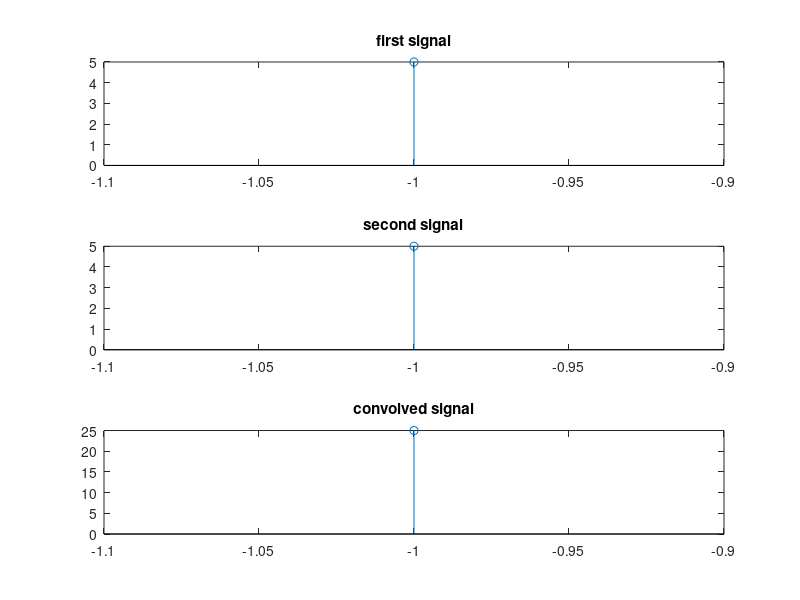

Here is the MATLAB script that generated this plot:
clc;
clear all;
close all;
x=input('First sequence ');
y=input('Second sequence');
m=length(x);
n=length(y);
t1=-m:-1
t2=-n:-1
a=m+n-1;
t3=1-m-n:-1
X1=[x,zeros(1,n)];
X2=[y,zeros(1,m)];
for i=1:a
    Y(i)=0;
    for j=1:i
        Y(i)=Y(i)+X1(j)*X2(i-j+1)
        
    end;
    
end;
figure('name','MATLAB\Pratyush\conv_without_function_noncausal');
subplot(3,1,1);
stem(t1,x);
title('first signal');
subplot(3,1,2);
stem(t2,y);
title('second signal');
subplot(3,1,3);
stem(t3,Y);
title('convolved signal');